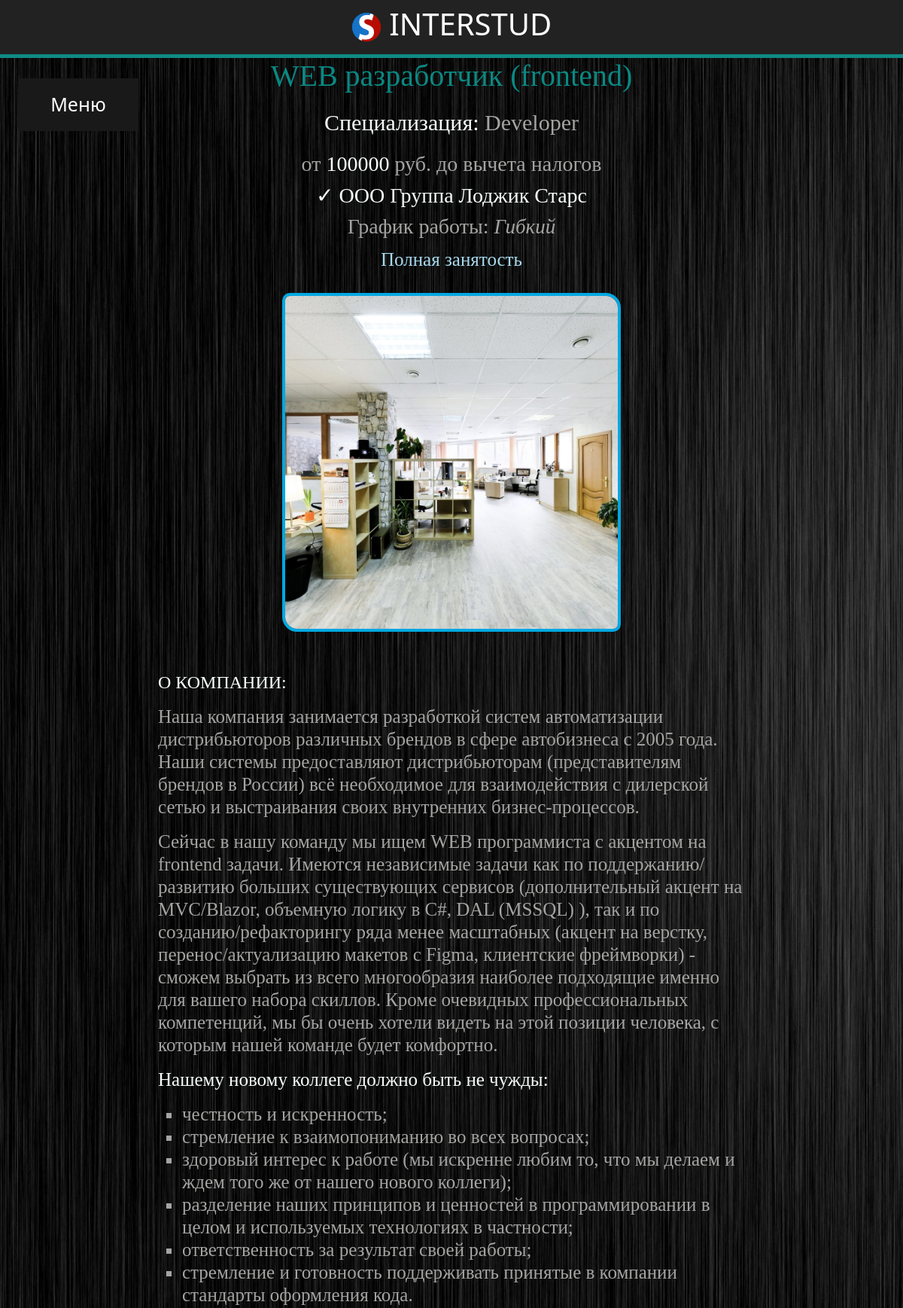
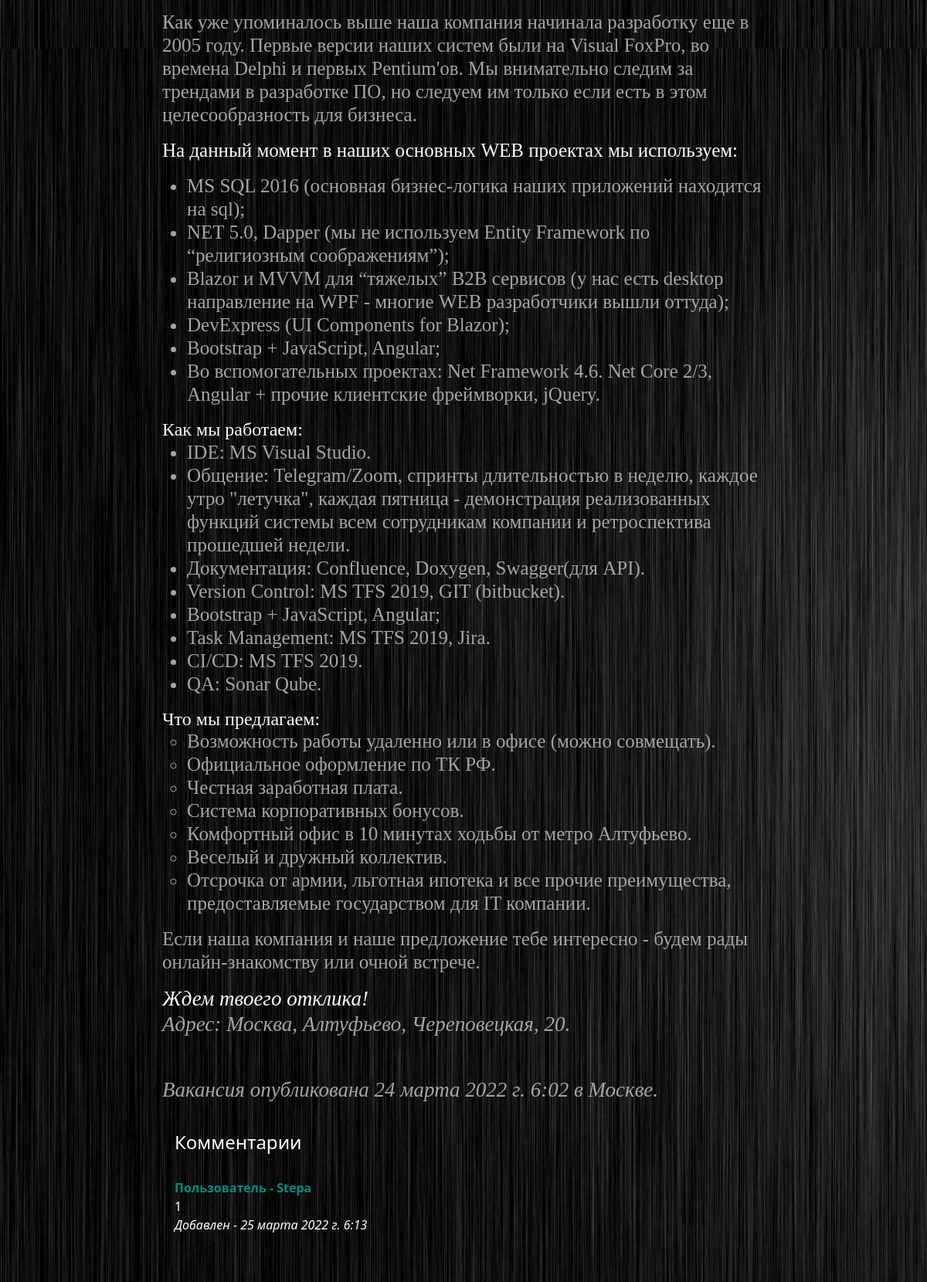
The page /job/2 (upper part) on the database its author committed (2 pictures, top to bottom).
### job/models.py (models this page shows, shortened)
class Job(models.Model):
    title = models.CharField('Название', max_length=50, default='')
    specialty = models.CharField('Специализация', max_length=50, default='')
    salary = models.IntegerField('Зарплата', default=0)
    full_part_time = models.BooleanField('Занятость', default=False)
    work_graph = models.CharField('График работы', max_length=20, default='')
    company = models.CharField('Название компании', max_length=50, default='')
    post_date = models.DateTimeField(default=now)
    score = models.BigIntegerField(default=0)
    number_of_ratings = models.BigIntegerField(default=0)
    anons = models.CharField('Анонс', max_length=250)
    full_text = models.TextField('Статья')
    image = models.ImageField(blank=True, upload_to='job_images/', help_text='150x150px', verbose_name='Ссылка картинки')

class Comment_job(models.Model):
    post = models.ForeignKey(Job, related_name='comments', on_delete=models.CASCADE)
    name = models.CharField(max_length=80)
    email = models.EmailField()
    body = models.TextField()
    created = models.DateTimeField(auto_now_add=True)
    updated = models.DateTimeField(auto_now=True)
    active = models.BooleanField(default=True)
    class Meta:
        ordering = ('created',)

### job/views.py (the view)
# urls.py: path('<int:pk>', views.job_detail, name="job_detail")
def job_detail(request, pk):
    form = CommentForm()
    job = get_object_or_404(Job, id=pk)
    comments = Comment_job.objects.filter(post=pk)
    if request.method == 'POST':
        f = CommentForm(request.POST)
        if f.is_valid():
            comm = f.save(commit=False)
            comm.post = job
            comm.save()
    return render(request, 'job/detail_view.html', {'job': job, 'comments': comments, 'form': form})

### job/templates/job/detail_view.html (shortened to what this page needs)
{% extends 'main/layout.html' %}
{% block content %}
<div class="header">
    <h1><img src="/media/logo.png" , width='40'>      INTERSTUD</h1>
</div>
<div class='features'>
    <h1>{{ job.title }}</h1>
    <h2><b>Специализация:</b> {{ job.specialty }}</h2>
    <h3>от <b>{{ job.salary }}</b> руб. до вычета налогов</h3>
    <h3><b>✓ {{ job.company }}</b></h3>
    <h3>График работы: <i>{{ job.work_graph }}</i></h3>
    {% if job.image %}
    <center>
        <img class="imagejob" src="{{ MEDIA_URL }}{{ job.image.url }}" , width="450">
    </center>
    {% endif %}
    {{ job.full_text |safe }}
    <h4><i>Вакансия опубликована {{ job.post_date }} в Москве.</i></h4>
</div>
    <div class="comments">
        <h4>Комментарии</h4>
        <br>
        {% for comment in comments %}
        <b>Пользователь - {{ comment.name }}</b><br>
        {{ comment.body }} <br>
        <i>Добавлен - {{ comment.created }}</i><br><br>
        {% endfor %}
    </div>
{% endblock %}

### main/static/main/css/main.css (style rules this page uses)
* { margin: 0; padding: 0; box-sizing: border-box; }
html, body { background: #2c3031; background-image: url("333.jpg"); }
main .features { float: center; left: 100px; color: rgb(164, 165, 163); margin-left: auto; margin-right: auto; margin-bottom: 10px; text-align: left; width: 65%; padding-bottom: 5px; height: 100%; font-family: Palatino, URW Palladio L, serif }
main .features h3 { text-align: center; }
main .features h1 { color: rgb(11, 136, 130); text-align: center; font-size: 40px; }
main .features b { color:rgb(247, 253, 252); font-weight: 300; }
main .features h2 { text-align: center; font-size: 30px; margin: 20px auto 20px }
main .features p { font-size: 25px; }
main .features ul { font-size: 25px; }
main .features i { font-size: 27px; }
main .imagejob { margin-top: 25px; border-radius: 10px 20px; border: 4px solid #00a8e1; transition: 1s; }
main .header { display: inline-block; position: relative; padding-top: 1vh; padding-bottom: 1vh; min-height: 10%; border-bottom: 5px solid rgb(16, 138, 132); text-align: center; font-size: 55px; color: #fff; width: 100%; background-color: #222222; }
.comments b { color: rgb(11, 136, 130); }
.comments { position: relative; margin-left: auto; margin-right: auto; max-width: 65%; padding-left: 16px; padding-right: 16px; margin-top: 25px; color: #fff; padding-bottom: 20px; }

### rows shown on the page
Job: title "WEB разработчик (frontend)", specialty "Developer", salary "100000", company "ООО Группа Лоджик Старс", work_graph "Гибкий", image (picture), full_text "О КОМПАНИИ: Наша компания занимается разработкой систем автоматизации дистрибьюторов различных брендов в сфере автобизнеса с 2005 года. Наши системы предоставляют дистрибьюторам (представителям брендов в России) всё необходимое для взаимодействия с дилерской сетью и выстраивания своих внутренних бизнес-процессов. Сейчас в нашу команду мы ищем WEB программиста c акцентом на frontend задачи. Имеются независимые задачи как по поддержанию/развитию больших существующих сервисов (дополнительный акцент на MVC/Blazor, объемную логику в C#, DAL (MSSQL) ), так и по созданию/рефакторингу ряда менее масштабных (акцент на верстку, перенос/актуализацию макетов с Figma, клиентские фреймворки) - сможем…", post_date "24 марта 2022 г. 6:02"
Comment_job: name "Stepa", body "1", created "25 марта 2022 г. 6:13"
